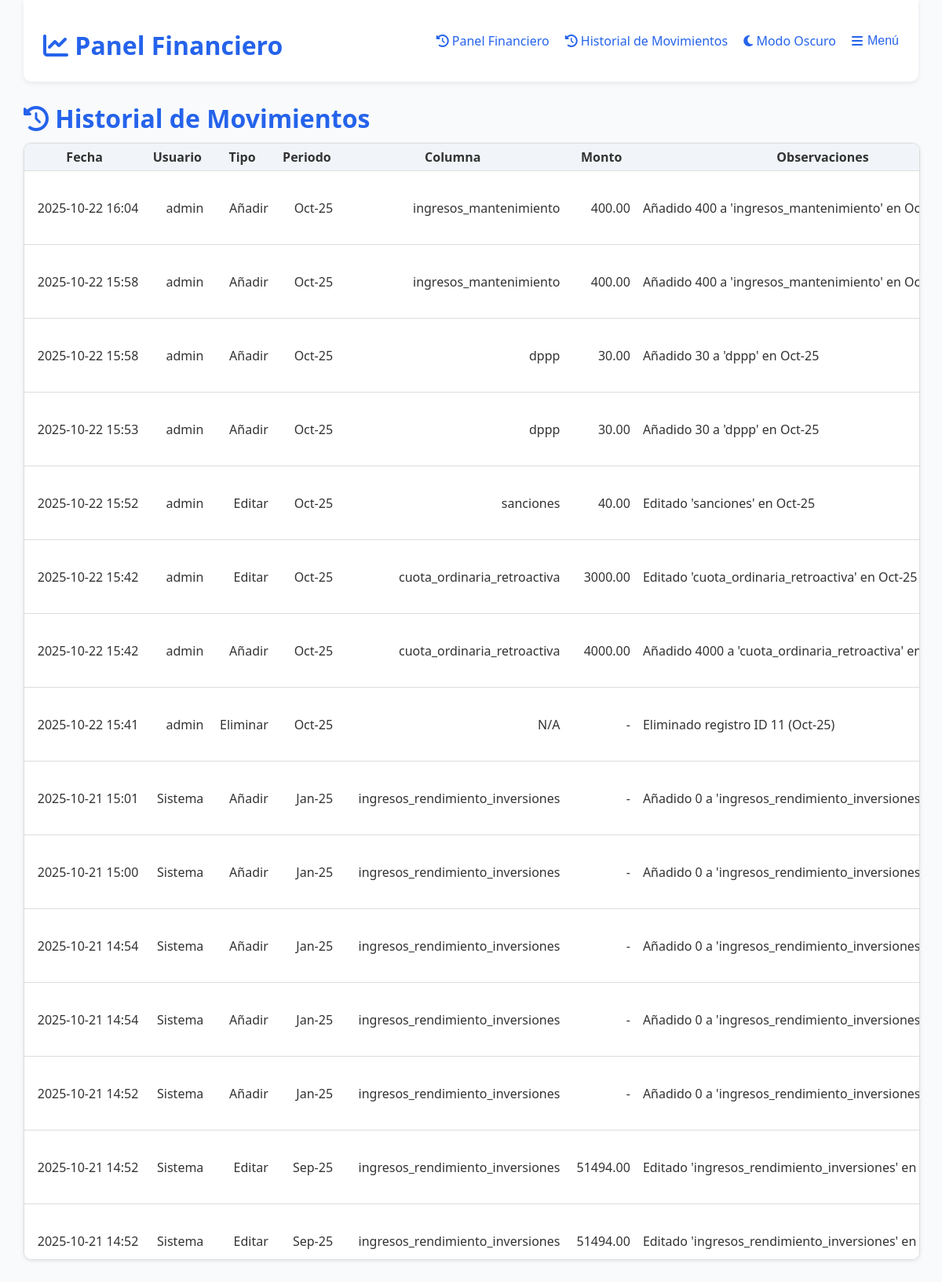
Before: /historial/ (signed in) with the older database file.
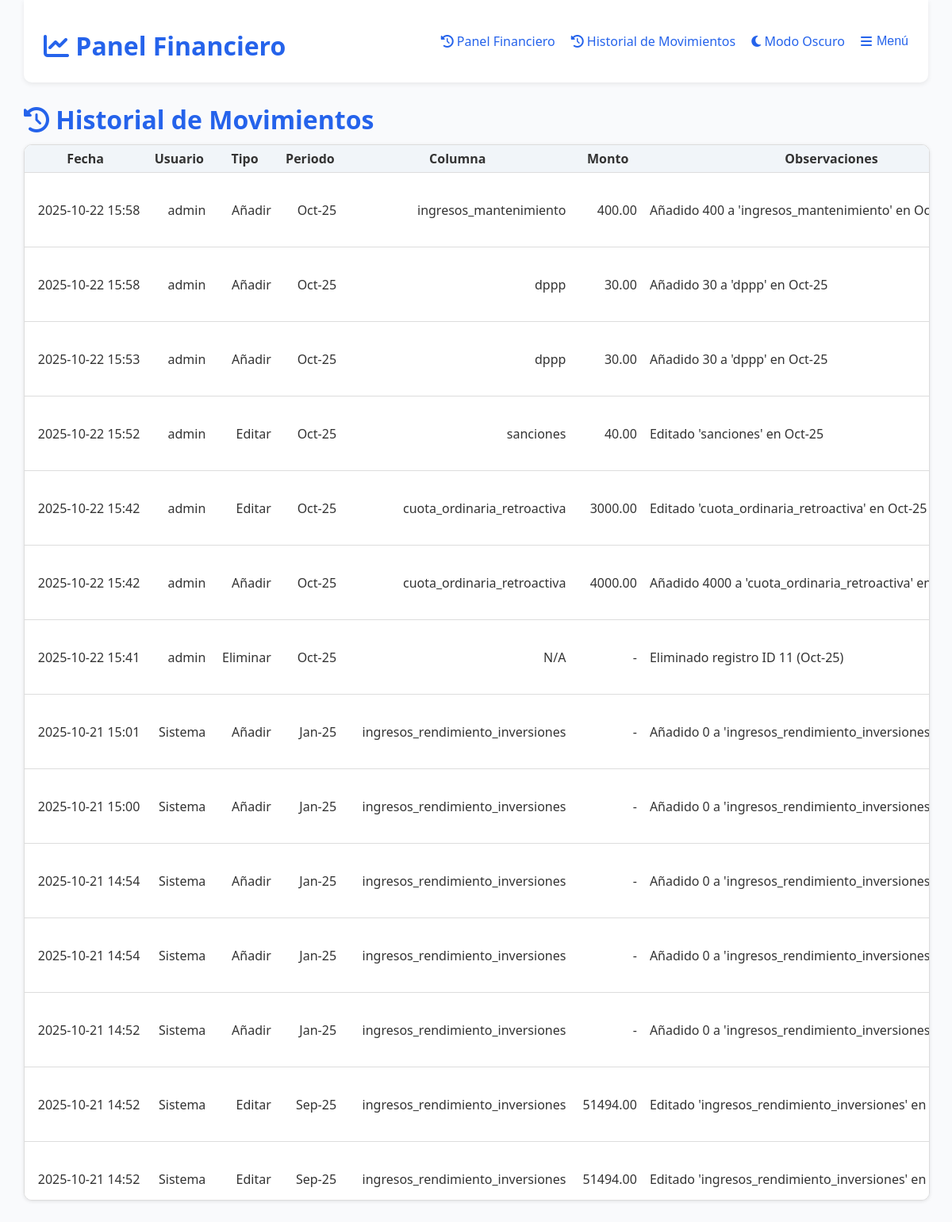
After: the same page with the newer database file.
### dashboard/models.py (models this page shows, shortened)
class MovimientoLog(models.Model):
    fecha = models.DateTimeField(default=timezone.now)
    usuario = models.ForeignKey(User, on_delete=models.SET_NULL, null=True, blank=True)
    tipo = models.CharField(max_length=20)  # "añadir", "editar", "eliminar"
    periodo = models.CharField(max_length=20, null=True, blank=True)
    columna = models.CharField(max_length=50, null=True, blank=True)
    monto = models.DecimalField(max_digits=12, decimal_places=2, null=True, blank=True)
    observaciones = models.TextField(blank=True, null=True)

### dashboard/views.py (the view, shortened to what this page needs)
# urls.py: path("historial/", views.historial_movimientos, name="historial_movimientos"),
@login_required
def historial_movimientos(request):
    movimientos = MovimientoLog.objects.select_related("usuario").all().order_by("-fecha")
    return render(request, "finanzas/historial_movimientos.html", {
        "movimientos": movimientos
    })

### dashboard/templates/finanzas/historial_movimientos.html (shortened to what this page needs)
{% extends "finanzas/base.html" %}
{% load static %}
{% block content %}
<h1><i class="fa-solid fa-clock-rotate-left"></i> Historial de Movimientos</h1>
<div class="table-container">
    <table>
        <thead>
            <tr>
                <th>Fecha</th>
                <th>Usuario</th>
                <th>Tipo</th>
                <th>Periodo</th>
                <th>Columna</th>
                <th>Monto</th>
                <th>Observaciones</th>
            </tr>
        </thead>
        <tbody>
            {% for mov in movimientos %}
            <tr>
                <td>{{ mov.fecha|date:"Y-m-d H:i" }}</td>
                <td>{% if mov.usuario %}{{ mov.usuario.username }}{% else %}Sistema{% endif %}</td>
                <td>{{ mov.tipo|capfirst }}</td>
                <td>{{ mov.periodo }}</td>
                <td>{{ mov.columna|default:"-" }}</td>
                <td>{{ mov.monto|default:"-" }}</td>
                <td style="text-align:left;">{{ mov.observaciones }}</td>
            </tr>
            {% empty %}
            <tr><td colspan="8">No hay movimientos registrados.</td></tr>
            {% endfor %}
        </tbody>
    </table>
</div>
{% endblock %}

Changed rows visible on the page:
removed MovimientoLog: fecha "2025-10-22 16:04", usuario.username "admin", tipo "Añadir", periodo "Oct-25", columna "ingresos_mantenimiento", monto "400.00", observaciones "Añadido 400 a 'ingresos_mantenimiento' en…"
